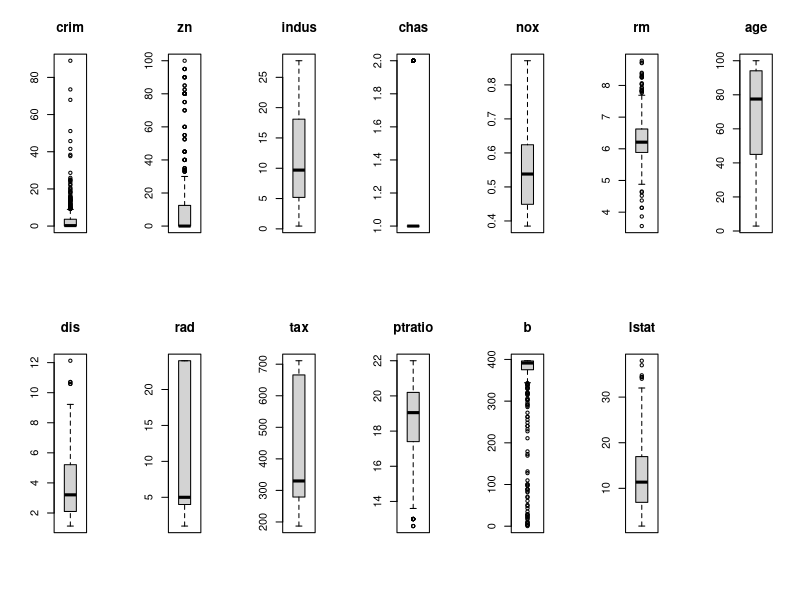
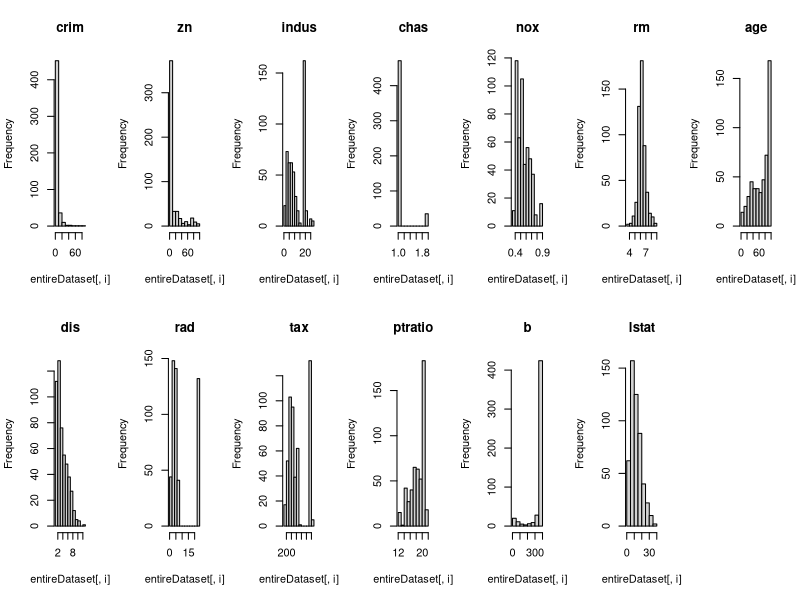
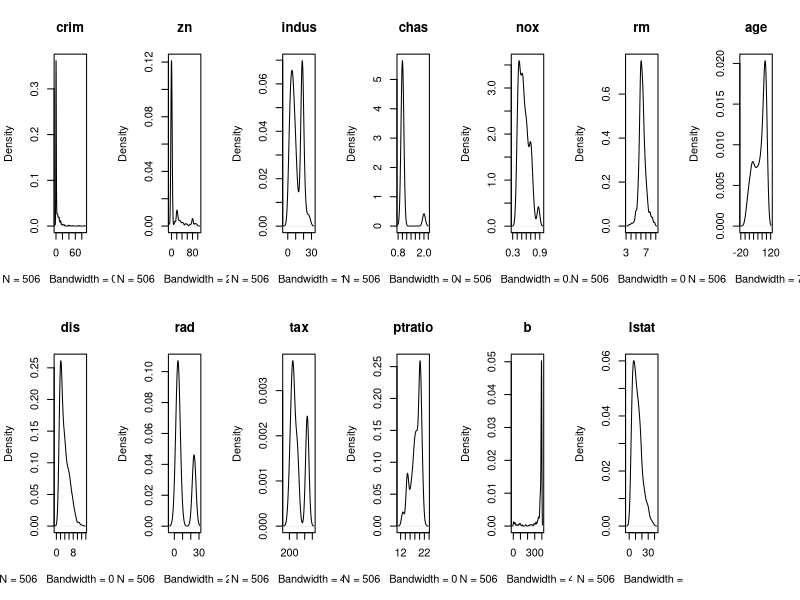
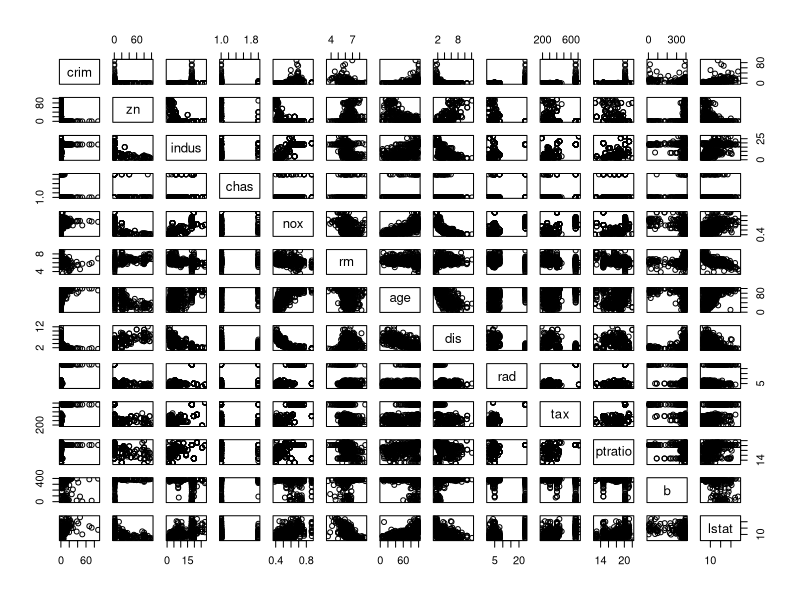
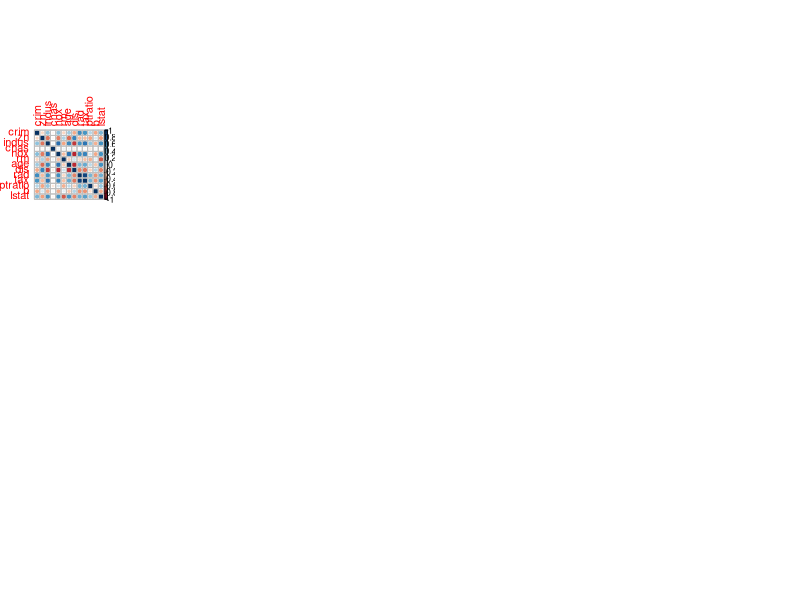

The R script that drew these images, in order: (Note: this script raises an error after producing the figures.)
## ---- chunk 1
knitr::opts_chunk$set(echo = TRUE)
## ---- chunk 2
library(mlbench)
library(caret)
library(corrplot)
## ---- chunk 3
startTimeScript <- proc.time()
#entireDataset <- read.csv2("bank-partial.csv", header= TRUE)
data(BostonHousing)
entireDataset <- BostonHousing

# Use variable totCol to hold the number of columns in the dataframe
totCol <- ncol(entireDataset)

# Rename the class/target column to a standard label
colnames(entireDataset)[ncol(entireDataset)] <- "targetVar"
## ---- chunk 4
head(entireDataset)
## ---- chunk 5
dim(entireDataset)
## ---- chunk 6
sapply(entireDataset, class)
## ---- chunk 7
summary(entireDataset)
## ---- chunk 8
#entireDataset_x <- entireDataset[,1:(totCol-1)]
#entireDataset_y <- entireDataset[,totCol]
#cbind(freq=table(entireDataset_y), percentage=prop.table(table(entireDataset_y))*100)
## ---- chunk 9
sapply(entireDataset, function(x) sum(is.na(x)))
## ---- chunk 10
# Set up a variable for the total number of attribute columns (totAttr)
totAttr <- totCol-1
# Set up the number of row and columns for visualization display. dispRow * dispCol should be >= totAttr
dispCol <- 7
if (totAttr%%dispCol == 0) {
dispRow <- totAttr%/%dispCol
} else {
dispRow <- (totAttr%/%dispCol) + 1
}

# This particular dataset requires some data transformation prior to calculating the correlations
entireDataset[,'chas'] <- as.numeric(entireDataset[,'chas'])
## ---- chunk 11
# Boxplots for each attribute
par(mfrow=c(dispRow,dispCol))
for(i in 1:totAttr) {
	boxplot(entireDataset[,i], main=names(entireDataset)[i])
}
## ---- chunk 12
# Histograms each attribute
par(mfrow=c(dispRow,dispCol))
for(i in 1:totAttr) {
	hist(entireDataset[,i], main=names(entireDataset)[i])
}
## ---- chunk 13
# Density plot for each attribute
par(mfrow=c(dispRow,dispCol))
for(i in 1:totAttr) {
	plot(density(entireDataset[,i]), main=names(entireDataset)[i])
}
## ---- chunk 14
# Scatterplot matrix colored by class
pairs(entireDataset[,1:totAttr])
#pairs(targetVar~., data=entireDataset, col=training$targetVar)
## ---- chunk 15
# Box and whisker plots for each attribute by class
#scales <- list(x=list(relation="free"), y=list(relation="free"))
#featurePlot(x=entireDataset_x, y=entireDataset_y, plot="box", scales=scales)
## ---- chunk 16
# Density plots for each attribute by class value
#featurePlot(x=entireDataset_x, y=entireDataset_y, plot="density", scales=scales)
## ---- chunk 17
# Correlation plot
correlations <- cor(entireDataset[,1:totAttr])
corrplot(correlations, method="circle")
## ---- chunk 18
# Not applicable for this iteration of the project.

# Mark missing values
#invalid <- 0
#entireDataset$some_col[entireDataset$some_col==invalid] <- NA

# Impute missing values
#entireDataset$some_col <- with(entireDataset, impute(some_col, mean))
## ---- chunk 19
# Not applicable for this iteration of the project.
## ---- chunk 20
# Not applicable for this iteration of the project.
## ---- chunk 21
seedNum <- 888
set.seed(seedNum)

# Create a list of 80% of the rows in the original dataset we can use for training
training_index <- createDataPartition(entireDataset$targetVar, p=0.80, list=FALSE)

# Use 80% of data to training and testing the models
training <- entireDataset[training_index,]

# Select the remaining 20% of the data for validation
validation <- entireDataset[-training_index,]
## ---- chunk 22
proc.time()-startTimeScript
## ---- chunk 23
# Run algorithms using 10-fold cross validation
control <- trainControl(method="repeatedcv", number=10, repeats=3)
metricTarget <- "RMSE"
## ---- chunk 24
# Linear Regression (Regression)
startTimeModule <- proc.time()
set.seed(seedNum)
fit.lm <- train(targetVar~., data=training, method="lm", metric=metricTarget, trControl=control)
proc.time()-startTimeModule
## ---- chunk 25
# Decision Tree - CART (Regression/Classification)
startTimeModule <- proc.time()
set.seed(seedNum)
fit.cart <- train(targetVar~., data=training, method="rpart", metric=metricTarget, trControl=control)
proc.time()-startTimeModule
## ---- chunk 26
# k-Nearest Neighbors (Regression/Classification)
startTimeModule <- proc.time()
set.seed(seedNum)
fit.knn <- train(targetVar~., data=training, method="knn", metric=metricTarget, trControl=control)
proc.time()-startTimeModule
## ---- chunk 27
# Support Vector Machine (Regression/Classification)
startTimeModule <- proc.time()
set.seed(seedNum)
fit.svm <- train(targetVar~., data=training, method="svmRadial", metric=metricTarget, trControl=control)
proc.time()-startTimeModule
## ---- chunk 28
# Bagged CART (Regression/Classification)
startTimeModule <- proc.time()
set.seed(seedNum)
fit.bagcart <- train(targetVar~., data=training, method="treebag", metric=metricTarget, trControl=control)
proc.time()-startTimeModule
## ---- chunk 29
# Random Forest (Regression/Classification)
startTimeModule <- proc.time()
set.seed(seedNum)
fit.rf <- train(targetVar~., data=training, method="rf", metric=metricTarget, trControl=control)
proc.time()-startTimeModule
## ---- chunk 30
# Stochastic Gradient Boosting (Regression/Classification)
startTimeModule <- proc.time()
set.seed(seedNum)
fit.gbm <- train(targetVar~., data=training, method="gbm", metric=metricTarget, trControl=control, verbose=F)
proc.time()-startTimeModule
## ---- chunk 31
results <- resamples(list(LR=fit.lm, CART=fit.cart, kNN=fit.knn, SVM=fit.svm, BagCART=fit.bagcart, RF=fit.rf, GBM=fit.gbm))
summary(results)
dotplot(results)
## ---- chunk 32
# Tuning algorithm #1 - Random Forest
startTimeModule <- proc.time()
set.seed(seedNum)
grid <- expand.grid(mtry = c(1:5))
fit.final1 <- train(targetVar~., data=training, method="rf", metric=metricTarget, tuneGrid=grid, trControl=control)
plot(fit.final1)
print(fit.final1)
proc.time()-startTimeModule
## ---- chunk 33
# Tuning algorithm #2 - Support Vector Machine
startTimeModule <- proc.time()
set.seed(seedNum)
grid <- expand.grid(sigma = c(.01, .015, 0.2), C = c(0.25, 0.5, 0.75, 1))
fit.final2 <- train(targetVar~., data=training, method="svmRadial", metric=metricTarget, tuneGrid=grid, trControl=control)
plot(fit.final2)
print(fit.final2)
proc.time()-startTimeModule
## ---- chunk 34
# Tuning algorithm #3 - Stochastic Gradient Boosting
startTimeModule <- proc.time()
set.seed(seedNum)
grid <- expand.grid(.n.trees=c(100, 200, 300), .shrinkage=c(0.01, 0.05, 0.1), .interaction.depth=c(1, 2, 3), .n.minobsinnode=c(3, 6, 10))
fit.final3 <- train(targetVar~., data=training, method="gbm", metric=metricTarget, tuneGrid=grid, trControl=control, verbose=F)
plot(fit.final3)
print(fit.final3)
proc.time()-startTimeModule
## ---- chunk 35
results <- resamples(list(RF=fit.final1, SVM=fit.final2, GBM=fit.final3))
summary(results)
dotplot(results)
## ---- chunk 36
predictions <- predict(fit.final1, newdata=validation)
valY <- validation[,totCol]
print(RMSE(predictions, valY))
print(R2(predictions, valY))
## ---- chunk 37
library(randomForest)
startTimeModule <- proc.time()
set.seed(seedNum)
finalModel <- randomForest(targetVar~., entireDataset, mtry=5, na.action=na.omit)
summary(finalModel)
proc.time()-startTimeModule
## ---- chunk 38
#saveRDS(finalModel, "./finalModel_Regression.rds")
## ---- chunk 39
proc.time()-startTimeScript
